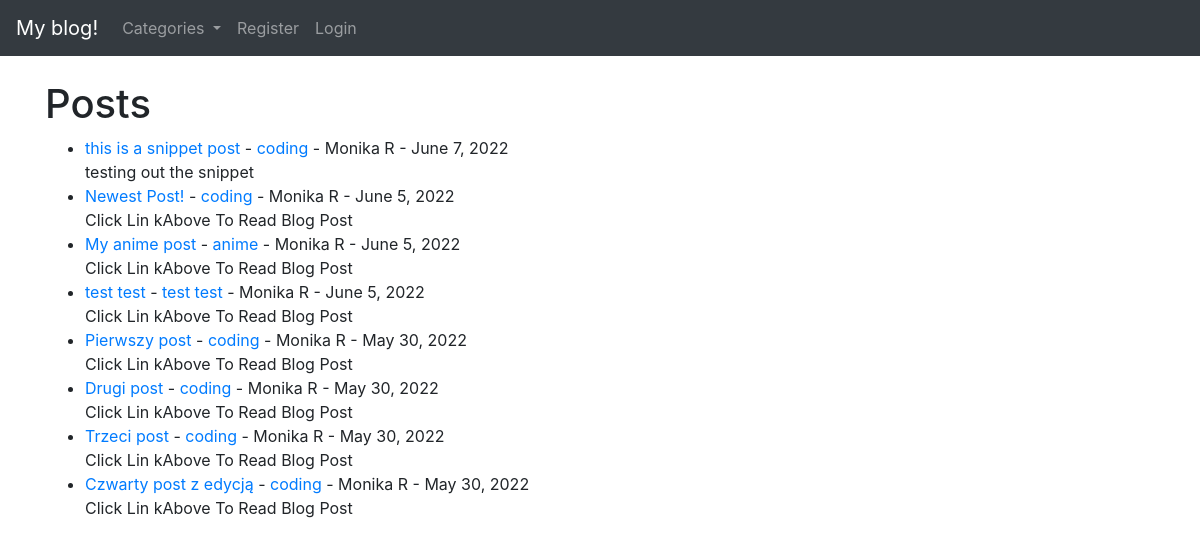
The page / on the database its author committed.
### blog/models.py (models this page shows, shortened)
class Post(models.Model):
    title = models.CharField(max_length=255)
    title_tag = models.CharField(max_length=255, default="My blog!")
    author = models.ForeignKey(User, on_delete=models.CASCADE)
    body = models.TextField()
    post_date = models.DateField(auto_now_add=True)
    category = models.CharField(max_length=255, default='coding')
    snippet = models.CharField(max_length=255)

### blog/views.py (the view)
# urls.py: path('', HomeView.as_view(), name="home"),
class HomeView(ListView):
    model = Post
    template_name = 'home.html'
    ordering = ['-post_date']
    def get_context_data(self, *args, **kwargs):
        cat_menu = Category.objects.all()
        context = super(HomeView, self).get_context_data(*args, **kwargs)
        context["cat_menu"] =cat_menu
        return context

### blog/models.py (called while the page is built)
    def __str__(self):
        return self.name

### blog/templates/home.html (shortened to what this page needs)
{% extends 'base.html' %}
{% block content %}
<h1>Posts</h1>
<ul>
    {% for post in object_list %}
    <li><a href="{% url 'article-detail' post.pk %}">{{ post.title }}</a> -
        <a href = "{% url 'category' post.category|slugify %}">{{ post.category }}</a> -
        {{ post.author.first_name }}
        {{ post.author.last_name }} -
        {{ post.post_date }}
        <br />
        {{ post.snippet }}</li>
    {% endfor %}
</ul>
{% endblock %}

### blog/templates/base.html (shortened to what this page needs)
<!doctype html>
<html lang="en">
<head>
    <link rel="stylesheet" href="https://cdn.jsdelivr.net/npm/bootstrap@4.3.1/dist/css/bootstrap.min.css"
>
</head>
<body>
    <nav class="navbar navbar-expand-lg navbar-dark bg-dark">
        <a class="navbar-brand" href="{% url 'home' %}">My blog!</a>
        <div class="collapse navbar-collapse" id="navbarSupportedContent">
            <ul class="navbar-nav mr-auto">
                {% if cat_menu %}
                <li class="nav-item dropdown">
                    <a class="nav-link dropdown-toggle" href="#" id="navbarDropdown" role="button"
                        data-toggle="dropdown" aria-haspopup="true" aria-expanded="false">
                        Categories
                    </a>
                </li>
                {% else %}
                    <li class="nav-item">
                        <a class="nav-link" href="{% url 'category-list' %}">Categories</a>
                    </li>
                {% endif %}
                {% if user.is_authenticated  %}
                <li class="nav-item">
                    <a class="nav-link" href="{% url 'add_post' %}">Add post</a>
                </li>
                <li class="nav-item">
                    <a class="nav-link" href="{% url 'add_category' %}">Add category</a>
                </li>
                <li class="nav-item">
                    <a class="nav-link" href="{% url 'edit_profile' %}">Edit profile</a>
                </li>
                <li class="nav-item">
                    <a class="nav-link" href="{% url 'logout' %}">Logout
                    </a>
                </li>
                {% else %}
                <li class="nav-item">
                    <a class="nav-link" href="{% url 'register' %}">Register</a>
                </li>
                <li class="nav-item">
                    <a class="nav-link" href="{% url 'login' %}">Login
                    </a>
                </li>
                {% endif %}
            </ul>
        </div>
    </nav>
    <br />
    <div class="container">
        {% block content %}
        {% endblock %}
    </div>
</body>
</html>

### rows shown on the page
Post: title "this is a snippet post", category "coding", author.first_name "Monika", author.last_name "R", post_date "June 7, 2022", snippet "testing out the snippet"
Post: title "Newest Post!", category "coding", author.first_name "Monika", author.last_name "R", post_date "June 5, 2022", snippet "Click Lin kAbove To Read Blog Post"
Post: title "My anime post", category "anime", author.first_name "Monika", author.last_name "R", post_date "June 5, 2022", snippet "Click Lin kAbove To Read Blog Post"
Post: title "test test", category "test test", author.first_name "Monika", author.last_name "R", post_date "June 5, 2022", snippet "Click Lin kAbove To Read Blog Post"
Post: title "Pierwszy post", category "coding", author.first_name "Monika", author.last_name "R", post_date "May 30, 2022", snippet "Click Lin kAbove To Read Blog Post"
Post: title "Drugi post", category "coding", author.first_name "Monika", author.last_name "R", post_date "May 30, 2022", snippet "Click Lin kAbove To Read Blog Post"
Post: title "Trzeci post", category "coding", author.first_name "Monika", author.last_name "R", post_date "May 30, 2022", snippet "Click Lin kAbove To Read Blog Post"
Post: title "Czwarty post z edycją", category "coding", author.first_name "Monika", author.last_name "R", post_date "May 30, 2022", snippet "Click Lin kAbove To Read Blog Post"
